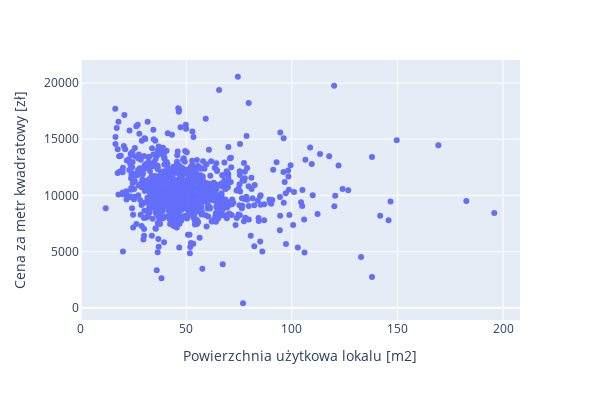

The cell this chart's notebook holds for it:
### Code cell
fig = px.scatter(df9, x="pu lokalu", y="cena mkw", 
labels={
                     "pu lokalu": "Powierzchnia użytkowa lokalu [m2]",
                     "cena mkw": "Cena za metr kwadratowy [zł]",}, height=400, width=600)
fig.update_xaxes(tickformat="digit")
fig.update_yaxes(tickformat="digit")
fig.show()

### Figure 1 — Plotly figure (JSON) as saved in the notebook; plotly's stock layout.template omitted (floating-point values rounded to 4 significant figures; data arrays with more than 128 entries replaced by an {"elided": "..."} marker saying what was removed)
{"data": [{"hovertemplate": "Powierzchnia użytkowa lokalu [m2]=%{x}<br>Cena za metr kwadratowy [zł]=%{y}<extra></extra>", "legendgroup": "", "marker": {"color": "#636efa", "symbol": "circle"}, "mode": "markers", "name": "", "orientation": "v", "showlegend": false, "type": "scatter", "x": {"elided": "937 float values"}, "xaxis": "x", "y": {"elided": "937 float values"}, "yaxis": "y"}], "layout": {"height": 400, "legend": {"tracegroupgap": 0}, "margin": {"t": 60}, "width": 600, "xaxis": {"anchor": "y", "domain": [0, 1], "tickformat": "digit", "title": {"text": "Powierzchnia użytkowa lokalu [m2]"}}, "yaxis": {"anchor": "x", "domain": [0, 1], "tickformat": "digit", "title": {"text": "Cena za metr kwadratowy [zł]"}}}}
